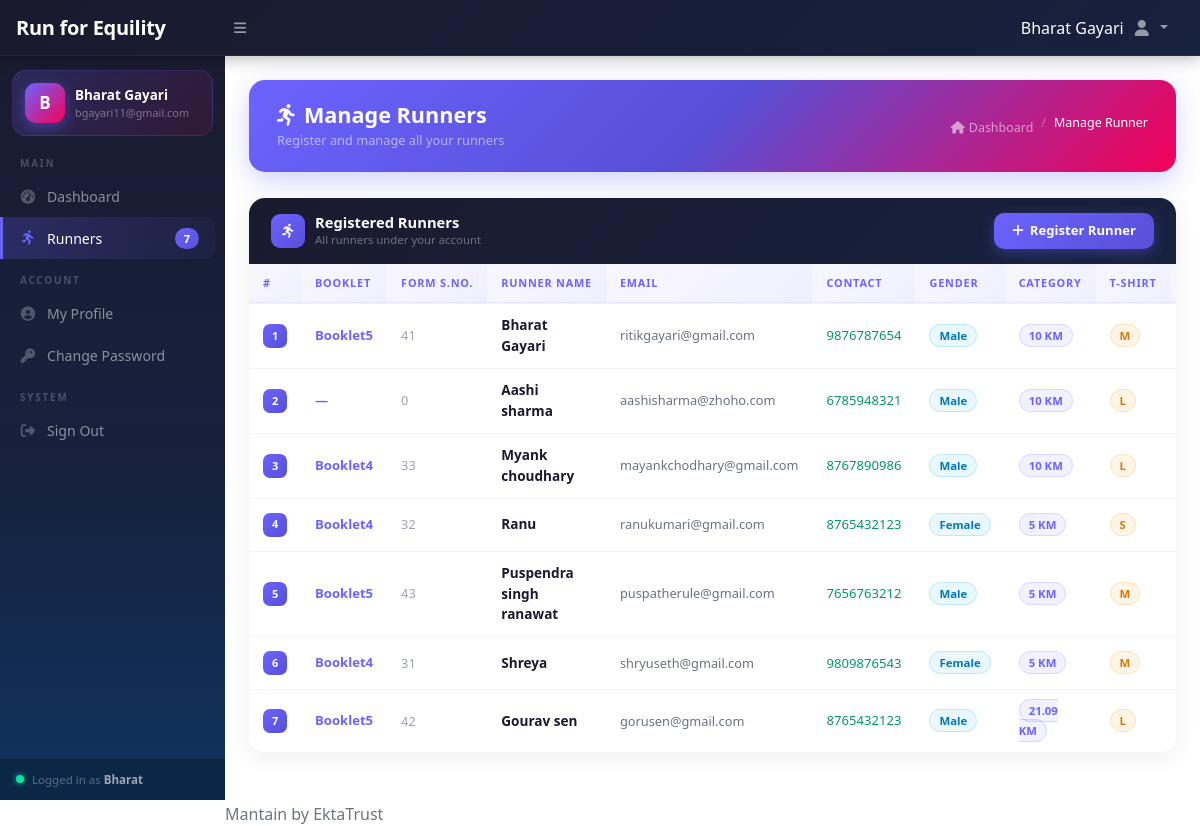
The app's page /manage-runner.php (signed in) with its own data.
### tables this page shows
CREATE TABLE `users` (
  `id` int(11) NOT NULL,
  `u_type` int(11) NOT NULL,
  `fname` varchar(255) DEFAULT NULL,
  `lname` varchar(255) DEFAULT NULL,
  `referral_code` varchar(40) DEFAULT NULL,
  `email` varchar(255) DEFAULT NULL,
  `password` varchar(300) NOT NULL,
  `contactno` varchar(15) DEFAULT NULL,
  `status` tinyint(1) NOT NULL DEFAULT 1,
  `posting_date` timestamp NOT NULL DEFAULT current_timestamp()
);

CREATE TABLE `runner` (
  `r_id` int(11) NOT NULL,
  `u_id` int(11) DEFAULT NULL,
  `b_id` int(11) DEFAULT NULL,
  `r_srn` int(11) NOT NULL,
  `r_name` varchar(150) NOT NULL,
  `r_contact` varchar(100) NOT NULL,
  `r_dob` date NOT NULL,
  `r_gender` varchar(10) NOT NULL,
  `r_bdgp` char(4) NOT NULL,
  `r_email` varchar(150) NOT NULL,
  `r_catgry` varchar(50) NOT NULL,
  `r_tshirt_sz` varchar(10) NOT NULL,
  `r_emrg_con` varchar(15) NOT NULL,
  `r_med_dt` varchar(150) NOT NULL,
  `r_fee` varchar(150) DEFAULT NULL,
  `r_payment_status` varchar(50) NOT NULL,
  `reg_dt` timestamp NOT NULL DEFAULT current_timestamp() ON UPDATE current_timestamp(),
  `reg_type` varchar(20) DEFAULT 'booklet',
  `referral_code` varchar(40) DEFAULT NULL,
  `referrer_id` int(11) DEFAULT NULL,
  `referred_by_user` int(11) DEFAULT NULL,
  `ip_addr` varchar(45) DEFAULT NULL,
  `user_agent` varchar(255) DEFAULT NULL
);

CREATE TABLE `booklet` (
  `id` int(11) NOT NULL,
  `u_id` int(11) DEFAULT NULL,
  `b_name` varchar(100) NOT NULL,
  `b_range` varchar(11) NOT NULL,
  `b_srnstart` varchar(11) NOT NULL,
  `b_srnend` varchar(11) NOT NULL,
  `create_date` timestamp NOT NULL DEFAULT current_timestamp()
);

### manage-runner.php (the view, shortened to what this page needs)
<?php
include_once('includes/config.php');
function e($s) { return htmlspecialchars((string)$s, ENT_QUOTES, 'UTF-8'); }
$userid = (int)$_SESSION['id'];
$rStmt = $con->prepare("
    SELECT r.*, b.b_name
    FROM runner r
    LEFT JOIN booklet b ON b.id = r.b_id
    WHERE r.u_id = ?
    ORDER BY r.reg_dt DESC
");
$rStmt->bind_param("i", $userid);
$rStmt->execute();
$runnerResult = $rStmt->get_result();
?>
<!DOCTYPE html>
<html lang="en">
<head>
    <link href="https://cdn.jsdelivr.net/npm/simple-datatables@latest/dist/style.css" rel="stylesheet"/>
    <link href="css/styles.css" rel="stylesheet"/>
    <link href="https://cdnjs.cloudflare.com/ajax/libs/font-awesome/6.4.0/css/all.min.css" rel="stylesheet"/>
</head>
<body class="sb-nav-fixed">
<?php include_once('includes/navbar.php'); ?>
<div id="layoutSidenav">
    <?php include_once('includes/sidebar.php'); ?>
    <div id="layoutSidenav_content">
        <main>
            <div class="container-fluid px-4 pb-4">
                <div class="page-header mt-4">
                    <div>
                        <h2><i class="fas fa-running me-2"></i>Manage Runners</h2>
                        <p>Register and manage all your runners</p>
                    </div>
                    <nav aria-label="breadcrumb">
                        <ol class="breadcrumb">
                            <li class="breadcrumb-item">
                                <a href="welcome.php"><i class="fas fa-home me-1"></i>Dashboard</a>
                            </li>
                            <li class="breadcrumb-item active">Manage Runner</li>
                        </ol>
                    </nav>
                </div>
                <div class="section-card">
                    <div class="section-card-header">
                        <div class="section-card-header-left">
                            <div class="s-icon" style="background:linear-gradient(135deg,#6c63ff,#574fd6);">
                                <i class="fas fa-running"></i>
                            </div>
                            <div>
                                <h6>Registered Runners</h6>
                                <p>All runners under your account</p>
                            </div>
                        </div>
                        <a href="#popup1" class="btn-add">
                            <i class="fas fa-plus"></i> Register Runner
                        </a>
                    </div>
                    <div style="background:#fff; overflow-x:auto;">
                        <?php if ($runnerResult->num_rows > 0): ?>
                        <table class="custom-table" id="datatablesSimple">
                            <thead>
                                <tr>
                                    <th>#</th>
                                    <th>Booklet</th>
                                    <th>Form S.No.</th>
                                    <th>Runner Name</th>
                                    <th>Email</th>
                                    <th>Contact</th>
                                    <th>Gender</th>
                                    <th>Category</th>
                                    <th>T-Shirt</th>
                                    <th>Payment</th>
                                </tr>
                            </thead>
                            <tbody>
                            <?php $cnt = 1; while ($row = $runnerResult->fetch_assoc()): ?>
                            <tr>
                                <td><span class="row-num"><?php echo $cnt; ?></span></td>
                                <td>
                                    <span style="color:#6c63ff;font-size:0.82rem;font-weight:600;">
                                        <?php echo e($row['b_name'] ?: '—'); ?>
                                    </span>
                                </td>
                                <td style="color:#9ca3af;font-size:0.8rem;">
                                    <?php echo e($row['r_srn'] ?? '—'); ?>
                                </td>
                                <td>
                                    <strong style="color:#1a1a2e;font-size:0.85rem;">
                                        <?php echo e($row['r_name']); ?>
                                    </strong>
                                </td>
                                <td style="font-size:0.8rem;color:#6b7280;">
                                    <?php echo e($row['r_email'] ?: '—'); ?>
                                </td>
                                <td style="font-size:0.82rem;color:#059669;font-weight:500;">
                                    <?php echo e($row['r_contact'] ?: '—'); ?>
                                </td>
                                <td>
                                    <span class="badge-gender">
                                        <?php echo e($row['r_gender'] ?: '—'); ?>
                                    </span>
                                </td>
                                <td>
                                    <span class="badge-cat">
                                        <?php echo e($row['r_catgry'] ?: '—'); ?>
                                    </span>
                                </td>
                                <td>
                                    <span class="badge-tshirt">
                                        <?php echo e($row['r_tshirt_sz'] ?: '—'); ?>
                                    </span>
                                </td>
                                <td>
                                </td>
                            </tr>
                            <?php $cnt++; endwhile; ?>
                            </tbody>
                        </table>
                        <?php endif; ?>
                    </div>
                </div>
            </div>
        </main>
        <?php include('includes/footer.php'); ?>
    </div>
</div>
</body>
</html>

### includes/navbar.php (shortened to what this page needs)
<nav class="sb-topnav navbar navbar-expand navbar-dark navbar-custom">
    <a class="navbar-brand ps-3" href="welcome.php">Run for Equility</a>
    <button class="btn btn-link btn-sm order-1 order-lg-0 me-4 me-lg-0"
            id="sidebarToggle" type="button">
        <i class="fas fa-bars"></i>
    </button>
    <form class="d-none d-md-inline-block form-inline ms-auto me-0 me-md-3 my-2 my-md-0">
        <div class="input-group">&nbsp;</div>
    </form>
    <?php
        $userid  = (int)$_SESSION['id'];
        $stmt    = $con->prepare("SELECT fname, lname FROM users WHERE id = ? LIMIT 1");
        $stmt->bind_param("i", $userid);
        $stmt->execute();
        $uresult = $stmt->get_result()->fetch_assoc();
    ?>
    <div style="color:white; padding-top:10px;">
        <h6><?php echo htmlspecialchars(
            ($uresult['fname'] ?? '') . ' ' . ($uresult['lname'] ?? ''),
            ENT_QUOTES, 'UTF-8'
        ); ?></h6>
    </div>
    <ul class="navbar-nav ms-auto ms-md-0 me-3 me-lg-4">
        <li class="nav-item dropdown">
            <a class="nav-link dropdown-toggle"
               id="navbarDropdown" href="#"
               role="button"
               data-bs-toggle="dropdown"
               aria-expanded="false">
                <i class="fas fa-user fa-fw"></i>
            </a>
        </li>
    </ul>
</nav>

### includes/sidebar.php (shortened to what this page needs)
<?php
$currentPage = basename($_SERVER['PHP_SELF']);
$sid  = (int)$_SESSION['id'];
$suser = ['fname' => 'User', 'lname' => '', 'email' => ''];
$rc   = 0;
if ($sid > 0) {
    $sStmt = $con->prepare("SELECT fname, lname, email FROM users WHERE id = ? LIMIT 1");
    $sStmt->bind_param("i", $sid);
    $sStmt->execute();
    $suser = $sStmt->get_result()->fetch_assoc() ?? $suser;
    $rCount = $con->prepare("SELECT COUNT(*) AS c FROM runner WHERE u_id = ?");
    $rCount->bind_param("i", $sid);
    $rCount->execute();
    $rc = (int)$rCount->get_result()->fetch_assoc()['c'];
}
function isActive($pages, $current) {
    $pages = is_array($pages) ? $pages : [$pages];
    return in_array($current, $pages) ? 'active' : '';
}
?>
<div id="layoutSidenav_nav">
    <nav class="sb-sidenav accordion" id="sidenavAccordion">
        <div class="sb-sidenav-menu">
            <div class="nav flex-column">
                <div class="sidebar-profile">
                    <div class="sidebar-avatar">
                        <?php echo strtoupper(substr($suser['fname'], 0, 1)); ?>
                    </div>
                    <div style="overflow:hidden;">
                        <div class="sidebar-user-name">
                            <?php echo htmlspecialchars(trim($suser['fname'].' '.$suser['lname'])); ?>
                        </div>
                        <div class="sidebar-user-email">
                            <?php echo htmlspecialchars($suser['email']); ?>
                        </div>
                    </div>
                </div>
                <div class="sb-sidenav-menu-heading">Main</div>
                <a class="nav-link <?php echo isActive('welcome.php', $currentPage); ?>"
                   href="welcome.php">
                    <div class="sb-nav-link-icon"><i class="fas fa-tachometer-alt"></i></div>
                    Dashboard
                </a>
                <a class="nav-link <?php echo isActive('manage-runner.php', $currentPage); ?>"
                   href="manage-runner.php">
                    <div class="sb-nav-link-icon"><i class="fas fa-running"></i></div>
                    Runners
                    <?php if ($rc > 0): ?>
                        <span class="sidebar-badge"><?php echo $rc; ?></span>
                    <?php endif; ?>
                </a>
                <div class="sb-sidenav-menu-heading">Account</div>
                <a class="nav-link <?php echo isActive('profile.php', $currentPage); ?>"
                   href="profile.php">
                    <div class="sb-nav-link-icon"><i class="fas fa-user-circle"></i></div>
                    My Profile
                </a>
                <a class="nav-link <?php echo isActive('change-password.php', $currentPage); ?>"
                   href="change-password.php">
                    <div class="sb-nav-link-icon"><i class="fas fa-key"></i></div>
                    Change Password
                </a>
                <div class="sb-sidenav-menu-heading">System</div>
                <a class="nav-link" href="#" onclick="confirmLogout(event)">
                    <div class="sb-nav-link-icon"><i class="fas fa-sign-out-alt"></i></div>
                    Sign Out
                </a>
            </div>
        </div>
        <div class="sb-sidenav-footer">
            <div class="sidebar-footer-inner">
                <div class="online-dot"></div>
                <div class="sidebar-footer-text">
                    Logged in as
                    <strong><?php echo htmlspecialchars($suser['fname']); ?></strong>
                </div>
            </div>
        </div>
    </nav>
</div>

### manage-runner.php (style rules this page uses)
.page-header { background: linear-gradient(135deg,#6c63ff,#574fd6 50%,#f50057); border-radius: 16px; padding: 22px 28px; margin-bottom: 26px; display: flex; align-items: center; justify-content: space-between; flex-wrap: wrap; gap: 12px; box-shadow: 0 8px 24px rgba(108,99,255,0.3); }
.page-header h2 { color:#fff; font-size:1.35rem; font-weight:700; margin:0; }
.page-header p { color:rgba(255,255,255,0.55); font-size:0.8rem; margin:3px 0 0; }
.breadcrumb { background:none; padding:0; margin:0; }
.breadcrumb-item a { color:rgba(255,255,255,0.55); font-size:0.78rem; text-decoration:none; }
.breadcrumb-item.active { color:#fff; font-size:0.78rem; }
.breadcrumb-item+.breadcrumb-item::before { color:rgba(255,255,255,0.35); }
.section-card { border:none; border-radius:16px; box-shadow:0 4px 24px rgba(0,0,0,0.07); overflow:hidden; margin-bottom:26px; }
.section-card-header { background:linear-gradient(135deg,#1a1a2e,#16213e); padding:15px 22px; display:flex; align-items:center; justify-content:space-between; flex-wrap:wrap; gap:10px; }
.section-card-header-left { display:flex; align-items:center; gap:10px; }
.s-icon { width:34px; height:34px; border-radius:9px; display:flex; align-items:center; justify-content:center; font-size:14px; color:#fff; flex-shrink:0; }
.section-card-header h6 { color:#fff; margin:0; font-size:0.92rem; font-weight:700; }
.section-card-header p { color:rgba(255,255,255,0.38); margin:0; font-size:0.71rem; }
.custom-table { width:100%; border-collapse:collapse; }
.custom-table thead th { background:linear-gradient(135deg,#f8f7ff,#f0efff); color:#6c63ff; font-size:0.68rem; font-weight:700; text-transform:uppercase; letter-spacing:0.8px; padding:11px 14px; border-bottom:2px solid rgba(108,99,255,0.1); white-space:nowrap; }
.custom-table tbody tr { transition:background 0.15s; }
.custom-table tbody td { padding:11px 14px; font-size:0.83rem; color:#374151; border-bottom:1px solid #f3f4f6; vertical-align:middle; }
.custom-table tbody tr:last-child td { border-bottom:none; }
.row-num { width:24px; height:24px; border-radius:7px; background:linear-gradient(135deg,#6c63ff,#574fd6); color:#fff; font-size:0.68rem; font-weight:700; display:inline-flex; align-items:center; justify-content:center; }
.badge-cat { background:rgba(108,99,255,0.09); color:#6c63ff; border:1px solid rgba(108,99,255,0.18); border-radius:20px; padding:3px 9px; font-size:0.71rem; font-weight:600; }
.badge-gender { background:rgba(0,180,216,0.09); color:#0077b6; border:1px solid rgba(0,180,216,0.2); border-radius:20px; padding:3px 9px; font-size:0.71rem; font-weight:600; }
.badge-tshirt { background:rgba(245,158,11,0.1); color:#d97706; border:1px solid rgba(245,158,11,0.2); border-radius:20px; padding:3px 9px; font-size:0.71rem; font-weight:600; }
.btn-add { background:linear-gradient(135deg,#6c63ff,#574fd6); color:#fff; border:none; border-radius:10px; padding:8px 18px; font-size:0.82rem; font-weight:600; display:inline-flex; align-items:center; gap:6px; cursor:pointer; transition:all 0.2s; box-shadow:0 4px 14px rgba(108,99,255,0.35); text-decoration:none; }

### records on screen
users: fname+lname "Bharat Gayari", fname "B", email "bgayari11@gmail.com", fname "Bharat"
runner: b.b_name "Booklet5", r_srn "41", r_name "Bharat Gayari", r_email "ritikgayari@gmail.com", r_contact "9876787654", r_gender "Male", r_catgry "10 KM", r_tshirt_sz "M"
runner: b_name "—", r_srn "0", r_name "Aashi sharma", r_email "aashisharma@zhoho.com", r_contact "6785948321", r_gender "Male", r_catgry "10 KM", r_tshirt_sz "L"
runner: b.b_name "Booklet4", r_srn "33", r_name "Myank choudhary", r_email "mayankchodhary@gmail.com", r_contact "8767890986", r_gender "Male", r_catgry "10 KM", r_tshirt_sz "L"
runner: b.b_name "Booklet4", r_srn "32", r_name "Ranu", r_email "ranukumari@gmail.com", r_contact "8765432123", r_gender "Female", r_catgry "5 KM", r_tshirt_sz "S"
runner: b.b_name "Booklet5", r_srn "43", r_name "Puspendra singh ranawat", r_email "puspatherule@gmail.com", r_contact "7656763212", r_gender "Male", r_catgry "5 KM", r_tshirt_sz "M"
runner: b.b_name "Booklet4", r_srn "31", r_name "Shreya", r_email "shryuseth@gmail.com", r_contact "9809876543", r_gender "Female", r_catgry "5 KM", r_tshirt_sz "M"
runner: b.b_name "Booklet5", r_srn "42", r_name "Gourav sen", r_email "gorusen@gmail.com", r_contact "8765432123", r_gender "Male", r_catgry "21.09 KM", r_tshirt_sz "L"

### other values on screen
$rc "7"
